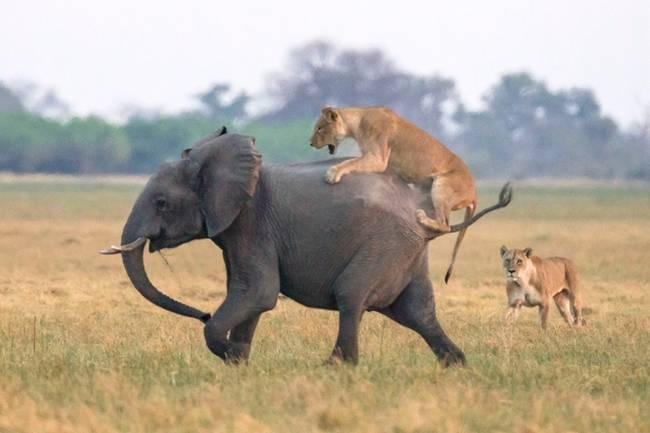
#> input picture 9.U2Net/test_data/test_images/1.jpg, 650 x 433 px; its folder holds 3 pictures in this run
$ python crop.py
#> lines starting #> are read from the running program, lines starting #| are printed output that depends on the picture
# -*- coding: utf-8 -*-
import numpy as np
from PIL import Image
import matplotlib.pyplot as plt

def crop(img_file, mask_file):
    # name, *_ = img_file.split(".")
    #打开原图和掩码图
#> called with img_file = 'test_data/test_images/1.jpg', mask_file = 'test_data/u2net_results/1.png'
    img_array = np.array(Image.open(img_file))
#> img_array is the input picture: shape (433, 650, 3); mean R, G, B 177.6, 165.4, 148
    mask = np.array(Image.open(mask_file))

    #通过将原图和mask图片归一化值相乘，把背景转成黑色
    #从mask中随便找一个通道，cat到RGB后面，最后转成RGBA
    # res = np.concatenate((img_array * (mask/255), mask[:, :, [0]]), -1)
    res = np.concatenate((img_array, mask[:, :, [0]]), -1)
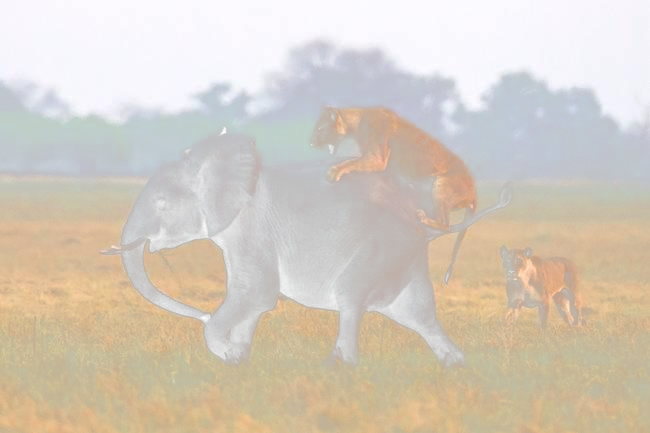
#> res: shape (433, 650, 4); mean R, G, B, A 177.6, 165.4, 148, 177.6; transparent parts drawn white
    print(res.shape)
#| (433, 650, 4)
    img = Image.fromarray(res.astype('uint8'), mode='RGBA')
    # img.show()
    return img


if __name__ == "__main__":
    import os

    model = "u2net"
    # model = "u2netp"

    img_root = "test_data/test_images"
    mask_root = "test_data/{}_results".format(model)
    crop_root = "test_data/{}_crops".format(model)

    for img_file in os.listdir(img_root):

        print("crop image {}".format(img_file))
        name = img_file[:-4]#除去.jpg后缀名，获得文件名
        # print(name)
        res = crop(
            os.path.join(img_root,  img_file),
            os.path.join(mask_root, name + ".png")
        )
        res.save(os.path.join(crop_root, name + "_crop.png"))
#> pass 2 of the loop `for img_file in os.listdir(img_root):`:
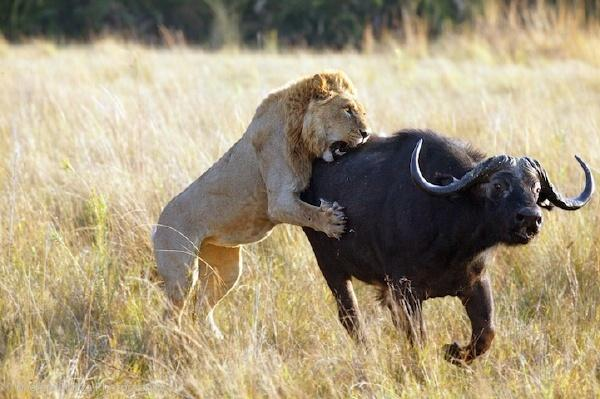
#> input picture 9.U2Net/test_data/test_images/2.jpg, 600 x 399 px
#> in crop, img_array is the input picture: shape (399, 600, 3); mean R, G, B 164.5, 151.5, 124.2
#> in crop (call 2), `res = np.concatenate((img_array, mask[:, :, [0]]), -1)`:
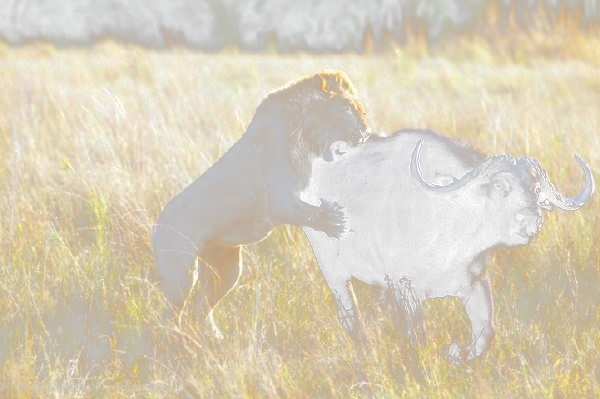
#> res: shape (399, 600, 4); mean R, G, B, A 164.5, 151.5, 124.2, 164.5; transparent parts drawn white
#| (399, 600, 4)
#> pass 3 of the loop `for img_file in os.listdir(img_root):`:
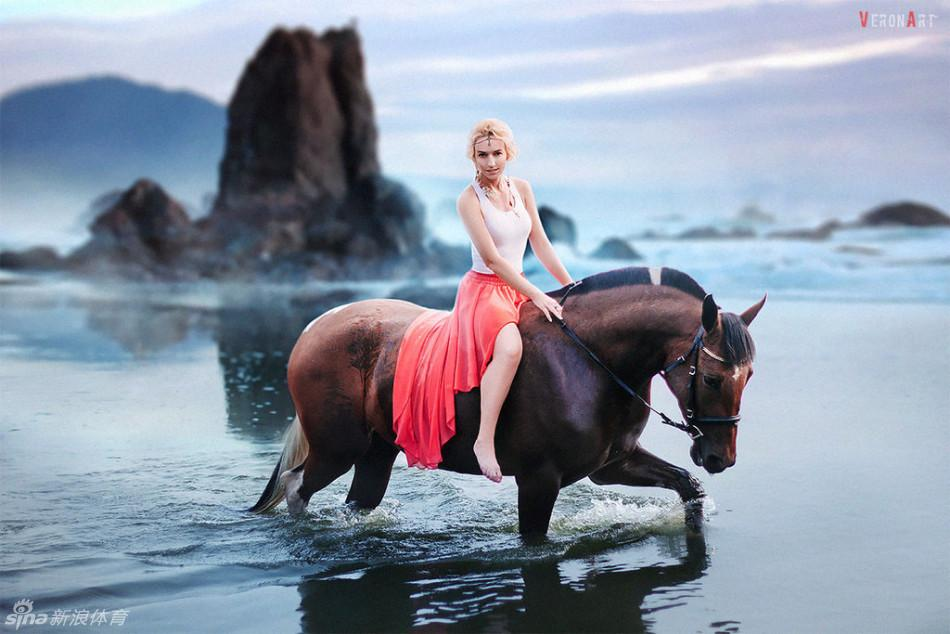
#> input picture 9.U2Net/test_data/test_images/3.jpg, 950 x 634 px
#> in crop, img_array is the input picture: shape (634, 950, 3); mean R, G, B 139.3, 148.8, 164.8
#> in crop (call 3), `res = np.concatenate((img_array, mask[:, :, [0]]), -1)`:
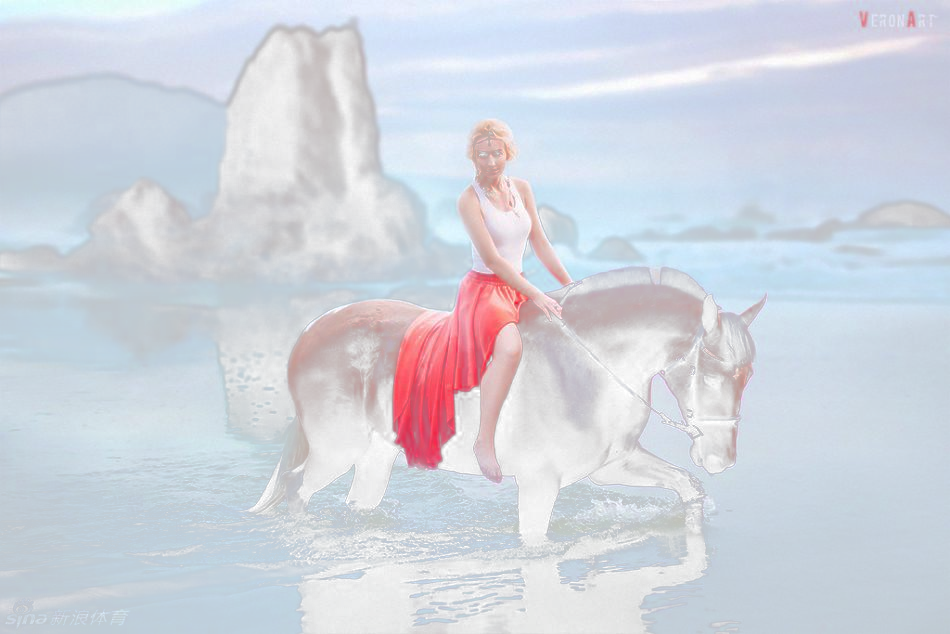
#> res: shape (634, 950, 4); mean R, G, B, A 139.3, 148.8, 164.8, 139.3; transparent parts drawn white
#| (634, 950, 4)
